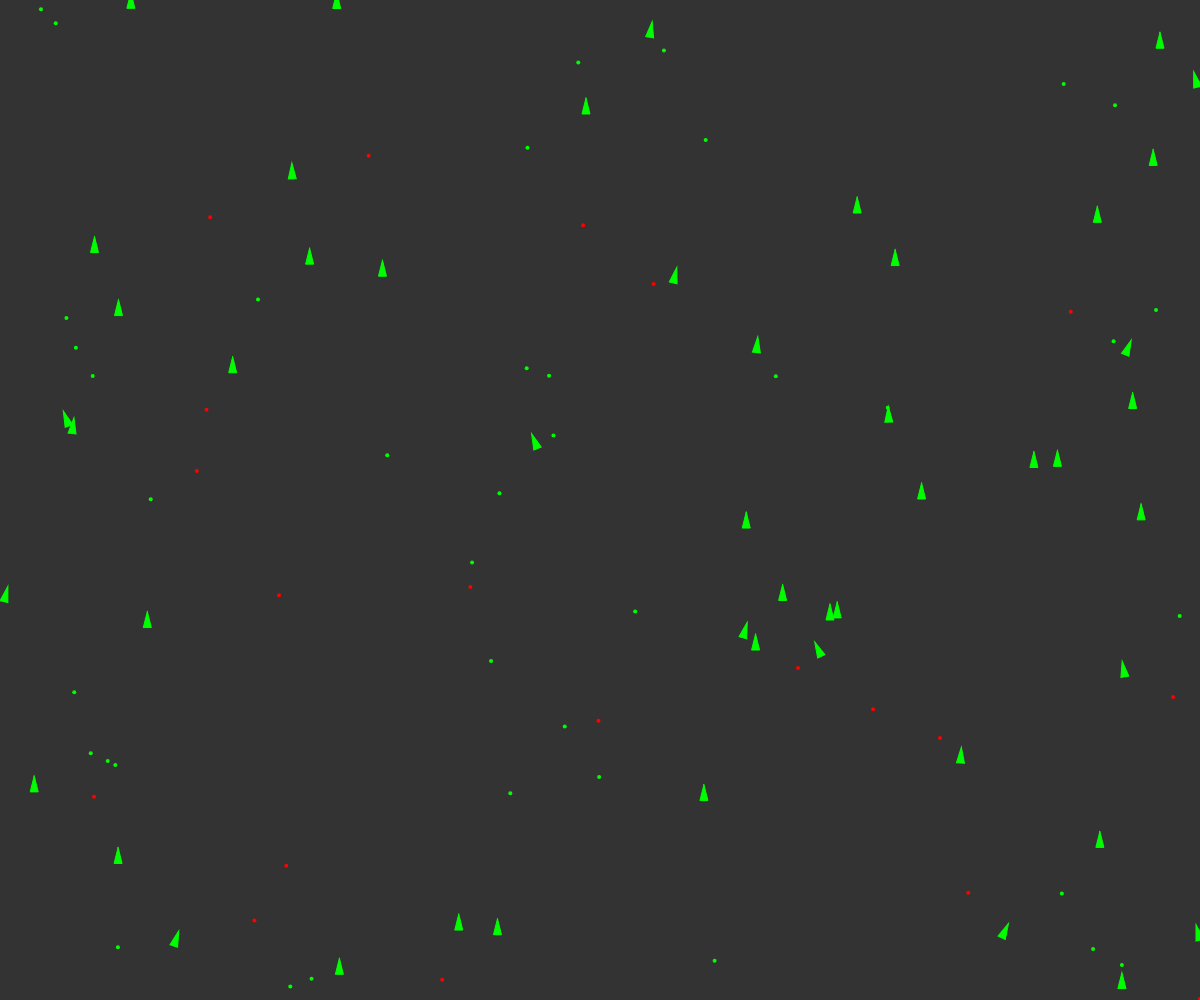
Frame 1 (no input)
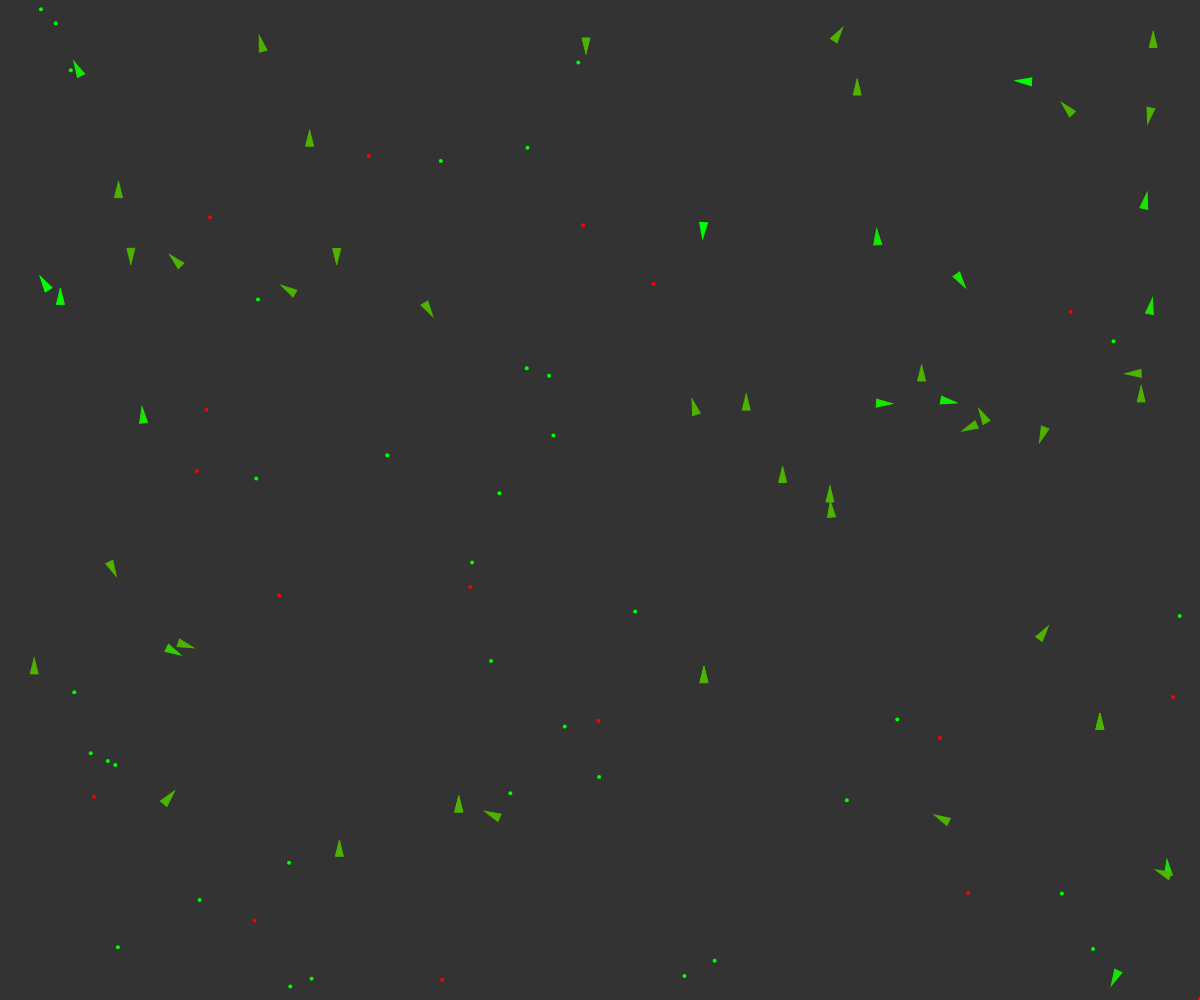
Frame 60 (no input)
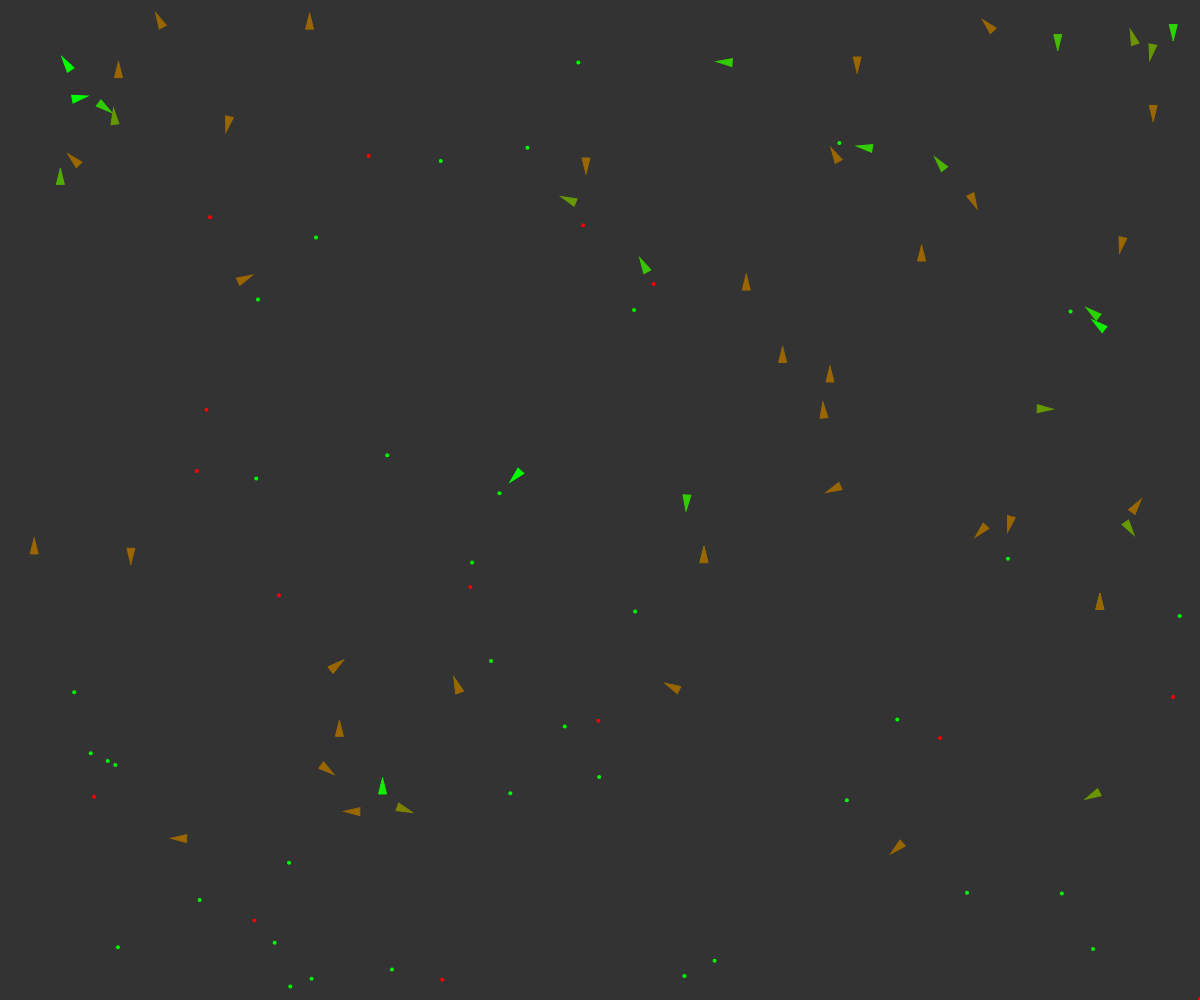
Frame 120 (the mouse pressed at the canvas centre since frame 60)

The p5.js sketch that drew these frames (run headless with seeded random() and noise() and a simulated clock; from frame 60 on, the mouse is pressed at the canvas centre):

// p5.js sketch
// ── sketch.js
// Massively inspired by Daniel Shiffman
// Coding Challenge 69: Steering Evolution

var vehicles = [];
var food = [];
var poison = [];

var debug;

function setup() {
  createCanvas(windowWidth, windowHeight);
  for (var i = 0; i < 50; i++) {
    var x = random(width);
    var y = random(height);
    vehicles[i] = new Vehicle(x, y);
  }

  for (var i = 0; i < 40; i++) {
    var x = random(width);
    var y = random(height);
    food.push(createVector(x, y));
  }

  for (var i = 0; i < 20; i++) {
    var x = random(width);
    var y = random(height);
    poison.push(createVector(x, y));
  }

  debug = createCheckbox();
}

function mouseDragged() {
  vehicles.push(new Vehicle(mouseX, mouseY));
}

function draw() {
  background(51);

  if (random(1) < 0.1) {
    var x = random(width);
    var y = random(height);
    food.push(createVector(x, y));
  }

  if (random(1) < 0.01) {
    var x = random(width);
    var y = random(height);
    poison.push(createVector(x, y));
  }

  for (var i = 0; i < food.length; i++) {
    fill(0, 255, 0);
    noStroke();
    ellipse(food[i].x, food[i].y, 4, 4);
  }

  for (var i = 0; i < poison.length; i++) {
    fill(255, 0, 0);
    noStroke();
    ellipse(poison[i].x, poison[i].y, 4, 4);
  }

  for (var i = vehicles.length - 1; i >= 0; i--) {
    vehicles[i].boundaries();
    vehicles[i].behaviors(food, poison);
    vehicles[i].update();
    vehicles[i].display();

    var newVehicle = vehicles[i].clone();
    if (newVehicle != null) {
      vehicles.push(newVehicle);
    }

    if (vehicles[i].dead()) {
      var x = vehicles[i].position.x;
      var y = vehicles[i].position.y;
      food.push(createVector(x, y));
      vehicles.splice(i, 1);
    }
  }
}

// ── vehicle.js
//Massively inspired by Daniel Shiffman
// Coding Challenge 69: Steering Evolution

var mr = 0.01;

function Vehicle(x, y, dna) {
  this.acceleration = createVector(0, 0);
  this.velocity = createVector(0, -2);
  this.position = createVector(x, y);
  this.r = 4;
  this.maxspeed = 5;
  this.maxforce = 0.5;

  this.health = 1;

  this.dna = [];
  if (dna === undefined) {
    // Food weight
    this.dna[0] = random(-2, 2);
    // Poison weight
    this.dna[1] = random(-2, 2);
    // Food perception
    this.dna[2] = random(0, 100);
    // Poision Percepton
    this.dna[3] = random(0, 100);
  } else {
    // Mutation
    this.dna[0] = dna[0];
    if (random(1) < mr) {
      this.dna[0] += random(-0.1, 0.1);
    }
    this.dna[1] = dna[1];
    if (random(1) < mr) {
      this.dna[1] += random(-0.1, 0.1);
    }
    this.dna[2] = dna[2];
    if (random(1) < mr) {
      this.dna[2] += random(-10, 10);
    }
    this.dna[3] = dna[3];
    if (random(1) < mr) {
      this.dna[3] += random(-10, 10);
    }
  }

  // Method to update location
  this.update = function() {
    this.health -= 0.005;

    // Update velocity
    this.velocity.add(this.acceleration);
    // Limit speed
    this.velocity.limit(this.maxspeed);
    this.position.add(this.velocity);
    // Reset accelerationelertion to 0 each cycle
    this.acceleration.mult(0);
  };

  this.applyForce = function(force) {
    // We could add mass here if we want A = F / M
    this.acceleration.add(force);
  };

  this.behaviors = function(good, bad) {
    var steerG = this.eat(good, 0.2, this.dna[2]);
    var steerB = this.eat(bad, -1, this.dna[3]);

    steerG.mult(this.dna[0]);
    steerB.mult(this.dna[1]);

    this.applyForce(steerG);
    this.applyForce(steerB);
  };

  this.clone = function() {
    if (random(1) < 0.002) {
      return new Vehicle(this.position.x, this.position.y, this.dna);
    } else {
      return null;
    }
  };

  this.eat = function(list, nutrition, perception) {
    var record = Infinity;
    var closest = null;
    for (var i = list.length - 1; i >= 0; i--) {
      var d = this.position.dist(list[i]);

      if (d < this.maxspeed) {
        list.splice(i, 1);
        this.health += nutrition;
      } else {
        if (d < record && d < perception) {
          record = d;
          closest = list[i];
        }
      }
    }

    // This is the moment of eating!

    if (closest != null) {
      return this.seek(closest);
    }

    return createVector(0, 0);
  };

  // A method that calculates a steering force towards a target
  // STEER = DESIRED MINUS VELOCITY
  this.seek = function(target) {
    var desired = p5.Vector.sub(target, this.position); // A vector pointing from the location to the target

    // Scale to maximum speed
    desired.setMag(this.maxspeed);

    // Steering = Desired minus velocity
    var steer = p5.Vector.sub(desired, this.velocity);
    steer.limit(this.maxforce); // Limit to maximum steering force

    return steer;
    //this.applyForce(steer);
  };

  this.dead = function() {
    return this.health < 0;
  };

  this.display = function() {
    // Draw a triangle rotated in the direction of velocity
    var angle = this.velocity.heading() + PI / 2;

    push();
    translate(this.position.x, this.position.y);
    rotate(angle);

    if (debug.checked()) {
      strokeWeight(3);
      stroke(0, 255, 0);
      noFill();
      line(0, 0, 0, -this.dna[0] * 25);
      strokeWeight(2);
      ellipse(0, 0, this.dna[2] * 2);
      stroke(255, 0, 0);
      line(0, 0, 0, -this.dna[1] * 25);
      ellipse(0, 0, this.dna[3] * 2);
    }

    var gr = color(0, 255, 0);
    var rd = color(255, 0, 0);
    var col = lerpColor(rd, gr, this.health);

    fill(col);
    stroke(col);
    strokeWeight(1);
    beginShape();
    vertex(0, -this.r * 2);
    vertex(-this.r, this.r * 2);
    vertex(this.r, this.r * 2);
    endShape(CLOSE);

    pop();
  };

  this.boundaries = function() {
    var d = 25;

    var desired = null;

    if (this.position.x < d) {
      desired = createVector(this.maxspeed, this.velocity.y);
    } else if (this.position.x > width - d) {
      desired = createVector(-this.maxspeed, this.velocity.y);
    }

    if (this.position.y < d) {
      desired = createVector(this.velocity.x, this.maxspeed);
    } else if (this.position.y > height - d) {
      desired = createVector(this.velocity.x, -this.maxspeed);
    }

    if (desired !== null) {
      desired.normalize();
      desired.mult(this.maxspeed);
      var steer = p5.Vector.sub(desired, this.velocity);
      steer.limit(this.maxforce);
      this.applyForce(steer);
    }
  };
}
